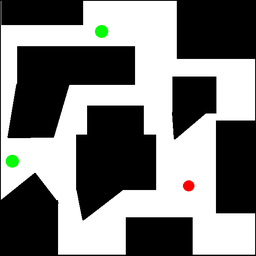
#> input picture images/Test2.bmp, 256 x 256 px, shrunk from 582 x 582 before the run
$ python Lab5-21471.py
#> lines starting #> are read from the running program, lines starting #| are printed output that depends on the picture
#---------------------------
# Autor: Sebastian Juárez - 21471
#---------------------------

from PIL import Image
import numpy as np
import matplotlib.pyplot as plt
from collections import deque
import heapq
from abc import ABC, abstractmethod
import os

# Task 1.1 - Graph Search

# Funcion que toma la imagen y la convierte en una matriz de pixeles
def load_and_discretize_image(image_path, block_size=1):
#> called with image_path = './images/Test2.bmp', block_size = 1
    image = Image.open(image_path).convert('RGB')
#> image is the input picture: PIL image 256x256 RGB; mean R, G, B 123, 123.7, 122.7
    image_array = np.array(image)

    height, width, _ = image_array.shape
#> height = 256; width = 256

    color_map = {(255, 255, 255): 0, (0, 0, 0): 1, (5, 252, 6): 2, (254, 0, 0): 3}

    # Convertimos la imagen a una matriz de colores discretos
    flattened = image_array.reshape(-1, 3)
    discretized_matrix = np.array([color_map.get(tuple(pixel), 0) for pixel in flattened])
    discretized_matrix = discretized_matrix.reshape(height, width)
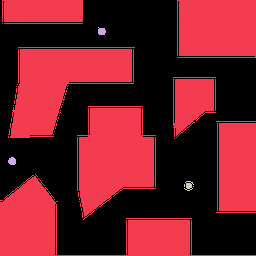
#> discretized_matrix: shape (256, 256) int64; 4 distinct labels, from 0 to 3; one colour per label, 0 black

    # Pixeleamos la imagen
    new_height = height // block_size
#> new_height = 256
    new_width = width // block_size
#> new_width = 256
    reduced_matrix = np.full((new_height, new_width), -1, dtype=int)

    for i in range(new_height):
        for j in range(new_width):
            block = discretized_matrix[i * block_size:(i + 1) * block_size, j * block_size:(j + 1) * block_size]
            unique, counts = np.unique(block, return_counts=True)
            most_frequent = unique[np.argmax(counts)]
            reduced_matrix[i, j] = most_frequent

    print(f"Discretized matrix:\n{reduced_matrix}")
#> (printed output is left out)
    return reduced_matrix

# Task 1.2 - Framework de problemas

class MazeProblem(ABC):
    def __init__(self, maze_matrix):
        self.maze = maze_matrix
        self.height, self.width = maze_matrix.shape
#> self.height = 256; self.width = 256
        self.start = self.find_position(3)  # Puntos de inicio (punto rojo)
#> in find_position, `result = np.argwhere(self.maze == value)`: result = 55 pairs, first value 181 to 190, second value 184 to 193
#> self.start = (181, 186)
        self.goals = self.find_positions(2)  # Puntos de llegada (punto/s verde/s)
#> self.goals = 103 pairs, first value 27 to 164, second value 8 to 105

        # Posiciones de inicio y metas
        # print(f"Start position (red): {self.start}")
        # print(f"Goal positions (green): {self.goals}")

    # Funcion que encuentra la primera posicion en la matriz
    def find_position(self, value):
        result = np.argwhere(self.maze == value)
        return tuple(result[0]) if len(result) > 0 else None

    # Funcion que encuentra todas las posiciones en la matriz
    def find_positions(self, value):
        return [tuple(pos) for pos in np.argwhere(self.maze == value)]

    # Metodos abstractos
    @abstractmethod
    def actions(self, state):
        pass

    @abstractmethod
    def result(self, state, action):
        pass

    @abstractmethod
    def goal_test(self, state):
        pass

    @abstractmethod
    def step_cost(self, state, action, next_state):
        pass

class MazeSolver(MazeProblem):

    def __init__(self, maze_matrix):
        super().__init__(maze_matrix)
        self.moves = [(0, 1), (0, -1), (1, 0), (-1, 0)]  # Movimientos: derecha, izquierda, abajo, arriba

    # Funcion que devuelve los movimientos posibles desde el estado actual
    def actions(self, state):
        valid_actions = []
        for move in self.moves:
            new_state = (state[0] + move[0], state[1] + move[1])
            if 0 <= new_state[0] < self.height and 0 <= new_state[1] < self.width:
                if self.maze[new_state] != 1:  # Bloquea los puntos negros y los identifica como paredes
                    valid_actions.append(move)
        return valid_actions

    # Funcion que devuelve el nuevo estado despues de realizar una accion
    def result(self, state, action):
        return (state[0] + action[0], state[1] + action[1])

    # Funcion que verifica si el estado actual es la meta
    def goal_test(self, state):
        return state in self.goals

    # Funcion que devuelve el costo de un paso
    def step_cost(self, state, action, next_state):
        return 1

# Task 1.3 - Graph Search Algorithms

# Clase base para algoritmos de búsqueda en grafos
class GraphSearch(ABC):

    def __init__(self, problem):
        self.problem = problem

    @abstractmethod
    def search(self):
        pass

# Implementación de Búsqueda en Anchura (Breadth-First Search)
class BFS(GraphSearch):

    def search(self):
        frontier = deque([self.problem.start])
        explored = set()
        parent_map = {self.problem.start: None}

        while frontier:
            state = frontier.popleft()
            if self.problem.goal_test(state):
                return self.reconstruct_path(parent_map, state)

            explored.add(state)
            for action in self.problem.actions(state):
                child = self.problem.result(state, action)
                if child not in explored and child not in frontier:
                    parent_map[child] = state
                    frontier.append(child)

        return None

    def reconstruct_path(self, parent_map, goal_state):
        path = []
        while goal_state is not None:
            path.append(goal_state)
            goal_state = parent_map[goal_state]
        return path[::-1]

# Implementación de Búsqueda en Profundidad (Depth-First Search)
class DFS(GraphSearch):

    # [25 lines left out: functions search, reconstruct_path, not called in this run]

# Implementación de A* con heurísticas personalizadas
class AStar(GraphSearch):

    def __init__(self, problem, heuristic):
        super().__init__(problem)
        self.heuristic = heuristic

    # [42 lines left out: functions search, reconstruct_path, manhattan_heuristic, euclidean_heuristic, not called in this run]

# Task 1.4 - Visualización de la Solución

# Función para visualizar la solución en el laberinto
def visualize_solution(maze, path, original_filename):
    maze_copy = np.copy(maze)
    for pos in path:
        if maze_copy[pos] not in [2, 3]:
            maze_copy[pos] = 4

    cmap = plt.cm.colors.ListedColormap(["white", "black", "green", "red", "blue"])
    plt.imshow(maze_copy, cmap=cmap)
    plt.colorbar()
    plt.show()

    # Guarda la imagen en la carpeta de soluciones
    solution_folder = './soluciones'
    os.makedirs(solution_folder, exist_ok=True)
    solution_filename = os.path.join(solution_folder, f'solucion-{os.path.basename(original_filename)}')
    plt.imsave(solution_filename, maze_copy, cmap=cmap)

# Main

if __name__ == "__main__":
    # image_path = './images/Test.bmp'
    image_path = './images/Test2.bmp'
    # image_path = './images/Prueba-Lab1.bmp'
    # image_path = './images/turing.bmp'
    maze_matrix = load_and_discretize_image(image_path)
    problem = MazeSolver(maze_matrix)

    solvers = [
        ("BFS", BFS(problem)),
        ("DFS", DFS(problem)),
        ("A* (Manhattan)", AStar(problem, manhattan_heuristic)),
        ("A* (Euclidean)", AStar(problem, euclidean_heuristic))
    ]

    solution_found = False

    for solver_name, solver in solvers:
        print(f"Trying {solver_name}...")
        solution_path = solver.search()

        if solution_path:
            # print(f"{solver_name} Solution Path:", solution_path)
            visualize_solution(maze_matrix, solution_path, image_path)
            solution_found = True
            break
        else:
            print(f"No hay una solución encontrada para {solver_name}")
#> this loop made 1 pass
#> (solver_name, solution_folder in visualize_solution, solution_found) on pass 1: ('BFS', './soluciones', True)
#> (printed output is left out)
#> pass 1, in visualize_solution, `plt.show()`:
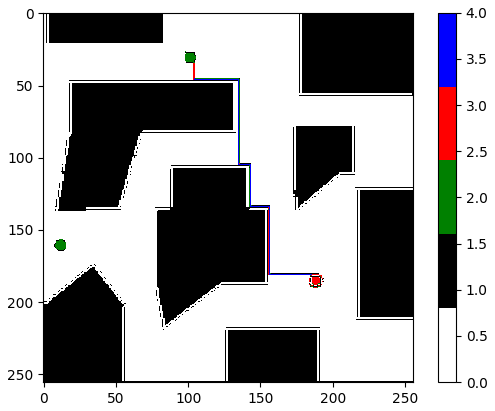
#> figure drawn by matplotlib, 2 panels
#> pass 1, in visualize_solution, `plt.imsave(solution_filename, maze_copy, cmap=cmap)`:
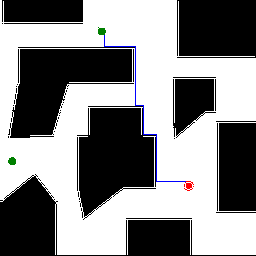
#> saved as solucion-Test2.bmp: shape (256, 256, 3); mean R, G, B 134.8, 134.8, 135.5

    if not solution_found:
        print("No se encontró una solución para el problema.")

$ run again, with images/Test.bmp copied over images/Test2.bmp
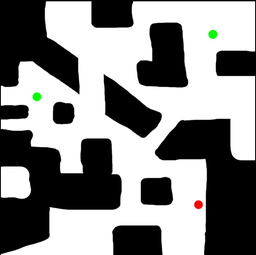
#> input picture images/Test.bmp, 256 x 255 px, shrunk from 580 x 577 before the run
#> in load_and_discretize_image, image is the input picture: PIL image 256x255 RGB; mean R, G, B 136.5, 136.8, 136.3
#> in load_and_discretize_image, `discretized_matrix = discretized_matrix.reshape(height, width)`:
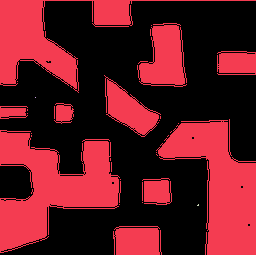
#> discretized_matrix: shape (255, 256) int64; 4 distinct labels, from 0 to 3; one colour per label, 0 black
#> (printed output is left out)
#> result = [[204, 198], [205, 197], [205, 198]]
#> self.start = (204, 198)
#> self.goals = [(97, 35)]
#> the loop `for solver_name, solver in solvers:` made 1 pass
#> (solver_name, solution_folder in visualize_solution, solution_found) on pass 1: ('BFS', './soluciones', True)
#> (printed output is left out)
#> pass 1, in visualize_solution, `plt.imsave(solution_filename, maze_copy, cmap=cmap)`:
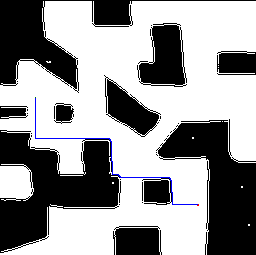
#> saved as solucion-Test2.bmp: shape (255, 256, 3); mean R, G, B 149.5, 149.5, 150.5

$ run again, with images/Prueba-Lab1.bmp copied over images/Test2.bmp
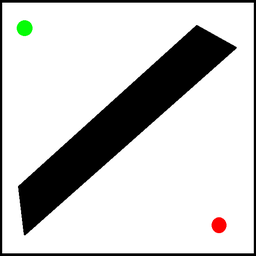
#> input picture images/Prueba-Lab1.bmp, 256 x 256 px, shrunk from 582 x 582 before the run
#> in load_and_discretize_image, image is the input picture: PIL image 256x256 RGB; mean R, G, B 201, 201, 200.3
#> in load_and_discretize_image, `discretized_matrix = discretized_matrix.reshape(height, width)`:
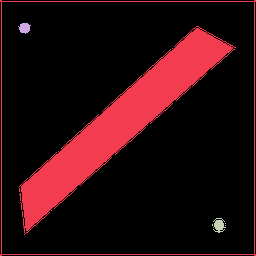
#> discretized_matrix: shape (256, 256) int64; 4 distinct labels, from 0 to 3; one colour per label, 0 black
#> (printed output is left out)
#> result = 121 pairs, first value 218 to 232, second value 212 to 225
#> self.start = (218, 216)
#> self.goals = 97 pairs, first value 23 to 33, second value 18 to 30
#> the loop `for solver_name, solver in solvers:` made 1 pass
#> (solver_name, solution_folder in visualize_solution, solution_found) on pass 1: ('BFS', './soluciones', True)
#> (printed output is left out)
#> pass 1, in visualize_solution, `plt.imsave(solution_filename, maze_copy, cmap=cmap)`:
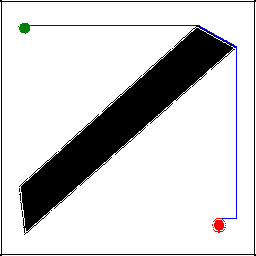
#> saved as solucion-Test2.bmp: shape (256, 256, 3); mean R, G, B 208.8, 208.5, 209.9
